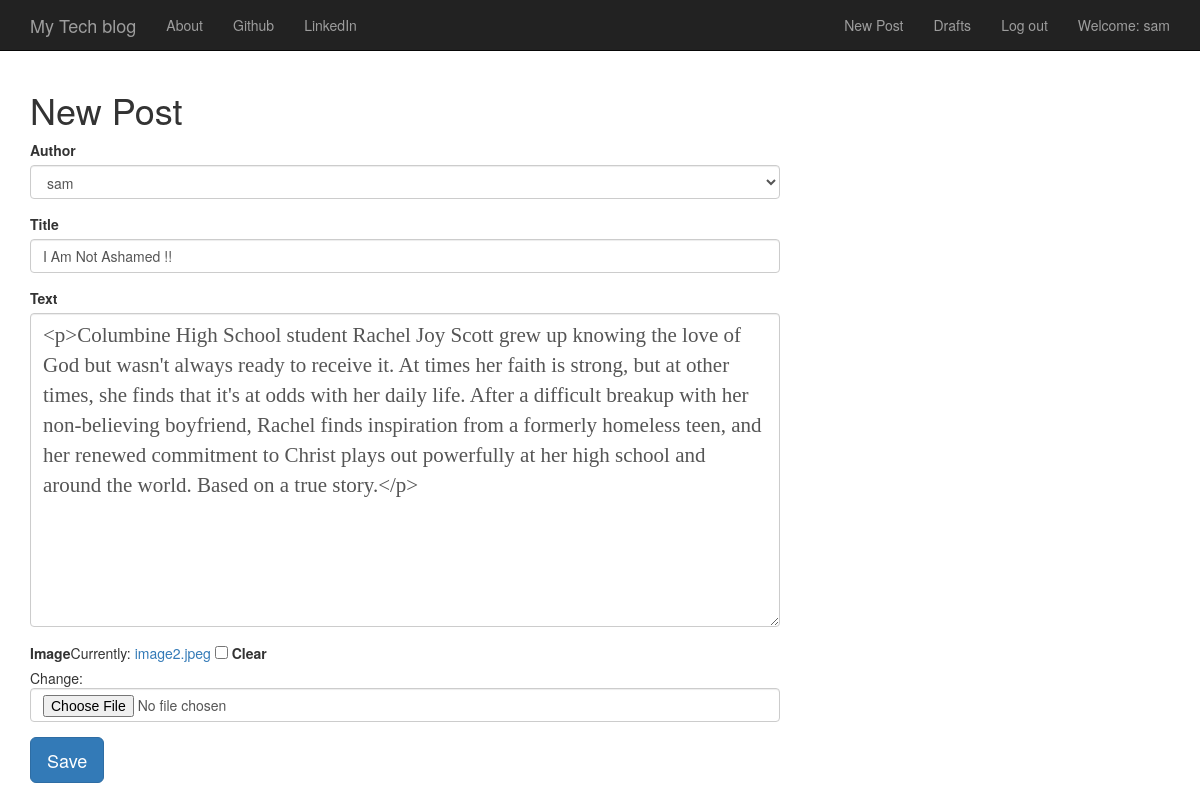
The page /post/11/edit/ (signed in) on the database its author committed.
### blog/models.py (models this page shows, shortened)
class Post(models.Model):
    author = models.ForeignKey('auth.user', on_delete=models.CASCADE)
    title = models.CharField(max_length = 256)
    text = models.TextField()
    image = models.ImageField(null=True,blank=True)
    create_date = models.DateTimeField(default = timezone.now())
    published_date = models.DateTimeField(blank = True, null= True)

### blog/views.py (the view)
# urls.py: path('post/<int:pk>/edit/', views.UpdatePostView.as_view(), name= 'post_edit'),
class UpdatePostView(LoginRequiredMixin,UpdateView):
    login_url = '/login/'
    redirect_field_name = 'blog/post_detail.html'
    form_class = PostForm
    model = models.Post

### blog/forms.py
class PostForm(forms.ModelForm):
    class Meta():
        model = Post
        fields = ('author', 'title', 'text','image')
        widgets = {
            'title':forms.TextInput(attrs={'class':'textinputclass'}),
            'text':forms.Textarea(attrs={'class':'editable medium-editor-textarea postcontent'})
        }

### blog/templates/blog/post_form.html (shortened to what this page needs)
{% extends 'blog/base.html'%}
{% load bootstrap3%}
{% block content%}
  <h1>New Post</h1>
  <form class="post-form"  method="POST" enctype="multipart/form-data">
    {% bootstrap_form form %}
    <button class="save btn btn-lg btn-primary" type="Submit">Save</button>
  </form>
{% endblock%}

### blog/templates/blog/base.html (shortened to what this page needs)
<!DOCTYPE html>
{% load staticfiles %}
<html>
    <head>
        <link rel="stylesheet" href="https://maxcdn.bootstrapcdn.com/bootstrap/3.3.7/css/bootstrap.min.css">
        <link rel="stylesheet" href="//cdn.jsdelivr.net/medium-editor/latest/css/medium-editor.min.css" type="text/css" media="screen" charset="utf-8">
        <link rel="stylesheet" href="{% static 'css/blog.css' %}">
        <link rel="stylesheet" href="{% static 'css/blog-home.css' %}">
<body>
   <nav class="navbar navbar-inverse navbar-fixed-top">
    <div class="container">
      <ul class="nav navbar-nav">
        <li><a class='navbar-brand' href="{% url 'post_list' %}">My Tech blog</a></li>
        <li><a  href="{% url 'about'%}">About</a></li>
        <li><a  href="https://www.github.com">Github</a></li>
        <li><a  href="https://www.linkedin.com">LinkedIn</a></li>
      </ul>
      <ul class="nav navbar-nav navbar-right">
        {% if user.is_authenticated %}
        <li>
          <a href="{% url 'post_new' %}" >New Post</a>
        </li>
        <li>
          <a href="{% url 'post_draft_list' %}">Drafts</a>
        </li>
        <li>
          <a href="{% url 'logout' %}" >Log out</a>
        </li>
        <li>
          <a >Welcome: {{ user.username }}</a>
        </li>
          {% else %}
          <li><a class='nav navbar-right' href="{% url 'login' %}" ><span class="glyphicon glyphicon-user"></span></a></li>
        {% endif %}
      </ul>
  </div>
</nav>
        <div class="content container">
            <div class="row">
                <div class="col-md-8">
                  <div class="blog_posts">
                    {% block content %}
                    {% endblock %}
                  </div>
                </div>
            </div>
        </div>
</body>
</html>

### blog/static/css/blog.css (style rules this page uses)
.postcontent { font-family: 'Montserrat'; font-size: 1.5em; }
body { padding-top: 54px; }
@media (min-width: 992px) { body { padding-top: 56px; } }

### blog/static/css/blog-home.css (style rules this page uses)
body { padding-top: 70px; }

### rows shown on the page
Post: author "sam", title "I Am Not Ashamed !!", text "<p>Columbine High School student Rachel Joy Scott grew up knowing the love of God but wasn't always ready to receive it. At times her faith is strong, but at other times, she finds that it's at odds with her daily life. After a difficult breakup with her non-believing boyfriend, Rachel finds inspiration from a formerly homeless teen, and her renewed commitment to Christ plays out powerfully at her high school and around the world. Based on a true story.</p>"

### other values the page prints
{{ user.username }} "sam"
